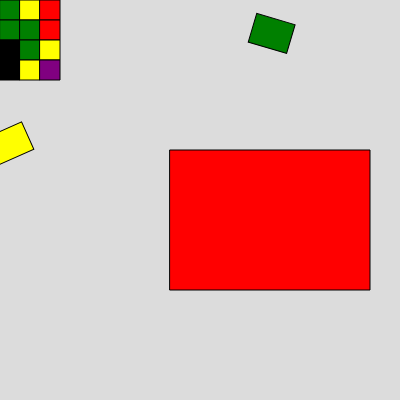
Frame 1 (no input)
Frame 60 (no input): identical to frame 1, image omitted
Frame 120 (the mouse pressed at the canvas centre since frame 60): identical to frame 1, image omitted

The p5.js sketch that drew this single still picture (run headless with seeded random() and noise() and a simulated clock; from frame 60 on, the mouse is pressed at the canvas centre):

// p5.js sketch
// ── sketch.js
function setup() {
  createCanvas(400, 400);
}

function draw() {
  background(220);
  fill("green");
  
  rect(20,30,30,40);

  push();
  fill("yellow");
  rotate(20);
  rect(120, 30, 30, 40);
  //rotate(-20);
  pop();

  //fill("green");
  rotate(5);
  rect(30,250,30,40);
  rotate( -5 );
  fill("red")
  rect(170, 150, 200, 140);

  let kleuren = [
      ["green", "yellow", "red"],
      ["green", "green", "red"],
      ["black", "green", "yellow"],
      ["black", "yellow", "purple"],
  ];
  for (let i = 0; i < kleuren.length; i++) {
      for (let j = 0; j < kleuren[i].length; j++) {
          fill(kleuren[i][j]);
          rect( j * 20, i * 20, 20, 20);
      }
  }
}
